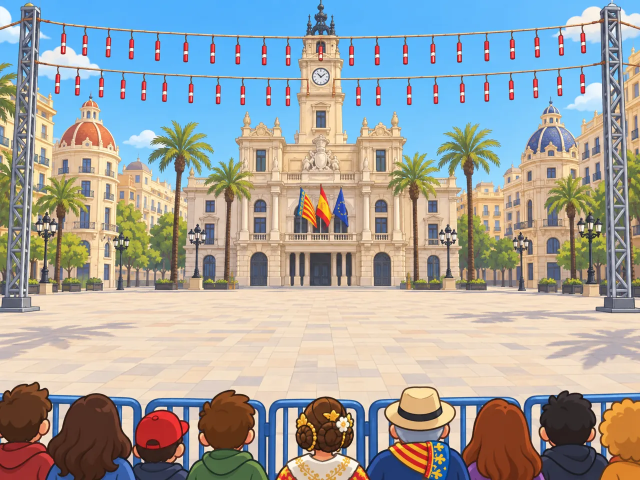
#> input picture bocetos/prototipo/fondo.webp, 1280 x 960 px, given in place of maqueta-juego-v1.png, which was not available (shown at 1/2 size)
$ python coloca-imagenes.py ../bocetos/prototipo/fondo.webp
#> lines starting #> are read from the running program, lines starting #| are printed output that depends on the picture; pictures that were not available may be replaced by others from this repository, and a replacement may not be noted
"""Convierte a WebP y coloca en la formación las imágenes de bocetos/ y de las capturas.

Uso: python -I herramientas/coloca-imagenes.py <carpeta de capturas>
"""
import shutil
import sys
from pathlib import Path
from PIL import Image

R = Path(__file__).resolve().parent.parent
CAP = Path(sys.argv[1])
O = R / 'bocetos' / 'ia-originales'


def webp(origen, destino, ancho=None, calidad=86):
#> called with ancho = 1200, calidad = 86
    im = Image.open(origen)
#> im is the input picture: PIL image 1280x960 RGB; mean R, G, B 161.2, 163.5, 160.9
    im = im.convert('RGBA' if im.mode in ('RGBA', 'LA', 'P') else 'RGB')
    if ancho and im.width > ancho:
        im = im.resize((ancho, round(im.height * ancho / im.width)), Image.LANCZOS)
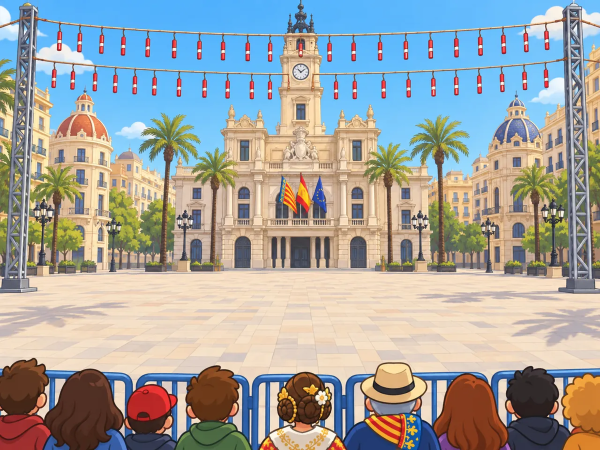
#> im: PIL image 1200x900 RGB (shown at 1/2 size); mean R, G, B 161.2, 163.5, 160.9
    destino.parent.mkdir(parents=True, exist_ok=True)
    im.save(destino, 'WEBP', quality=calidad, method=6)
    print(destino.relative_to(R), im.size)
#| assets/img/maqueta.webp (1200, 900)


I = R / 'assets' / 'img'
webp(R / 'bocetos' / 'maqueta-juego-v1.png', I / 'maqueta.webp', 1200)
webp(R / 'bocetos' / 'prototipo' / 'fondo-original.png', I / 'plaza.webp', 1280)
#> call 2 of webp, with ancho = 1280, calidad = 86
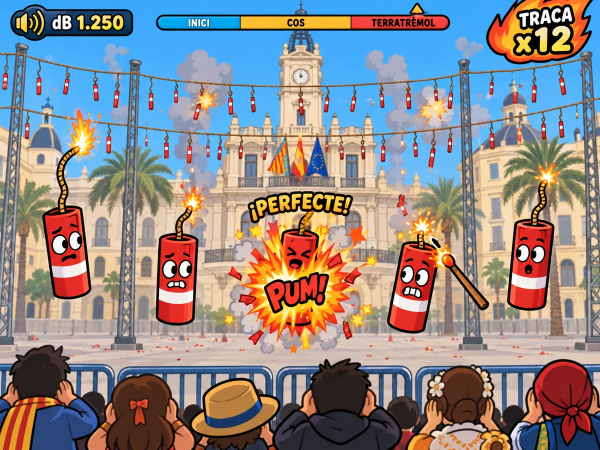
#> input picture assets/img/maqueta.webp, 1200 x 900 px, given in place of fondo-original.png, which was not available (shown at 1/2 size)
#> in webp, im is the input picture: PIL image 1200x900 RGB; mean R, G, B 142.3, 137, 137.9
#| assets/img/plaza.webp (1200, 900)
webp(O / 'ejemplo-petardo.png', I / 'ejemplo-petardo.webp', 640)
#> call 3 of webp, with ancho = 640, calidad = 86
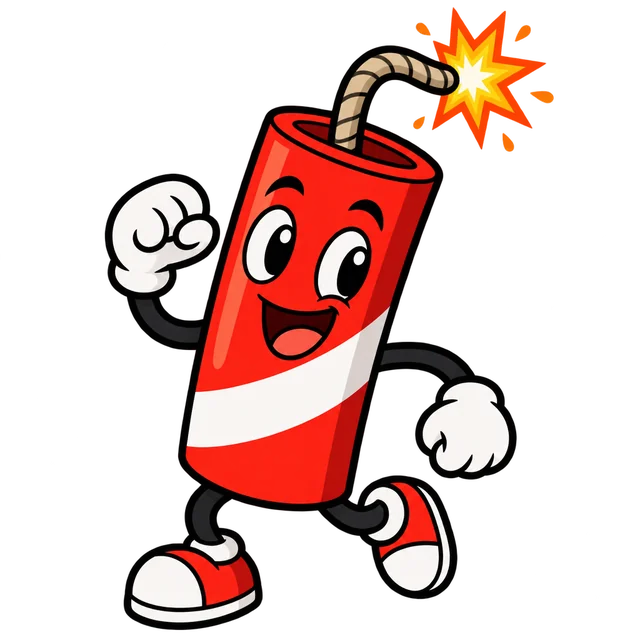
#> input picture assets/img/ejemplo-petardo.webp, 640 x 640 px, given in place of ejemplo-petardo.png, which was not available
#> in webp, im is the input picture: PIL image 640x640 RGBA; mean R, G, B, A 56.1, 30.3, 26, 80
#| assets/img/ejemplo-petardo.webp (640, 640)
for origen, nombre in [('shots/2-joc.png', 'proto-1'), ('shots/v3-2-joc.png', 'proto-2'), ('shots/v5-4-tu.png', 'proto-3'), ('shots/v7-4-joc.png', 'proto-4')]:
    webp(CAP / origen, I / f'{nombre}.webp', 1280)
#| assets/img/proto-1.webp (1200, 900)
#> (the run stopped early here; a loop or call above may not have finished)
